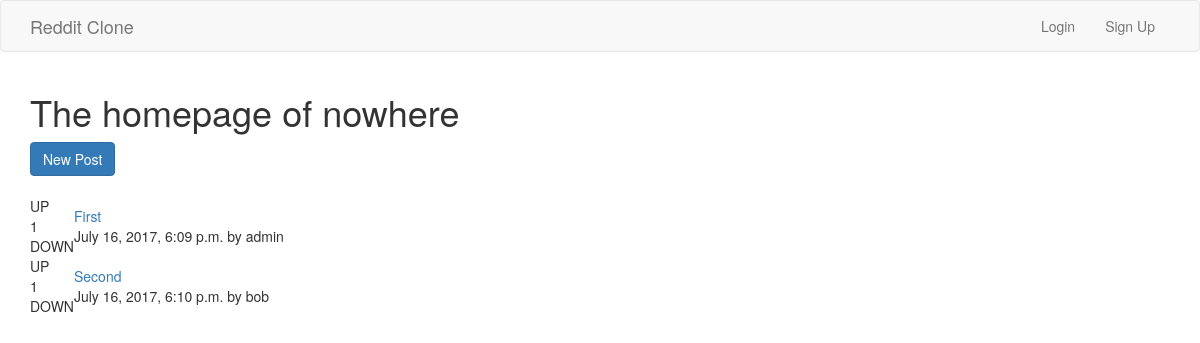
The app's page /, older data.
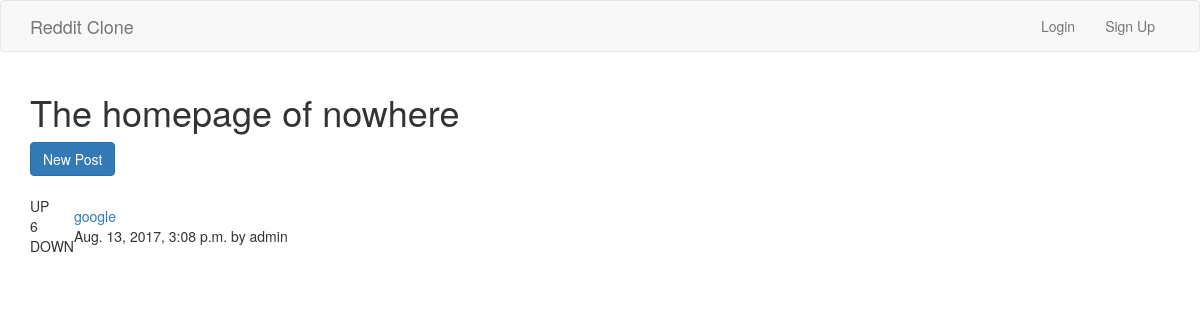
The same page, newer data.
### posts/models.py (models this page shows, shortened)
class Post(models.Model):
    title = models.CharField(max_length=200)
    url = models.TextField()
    pub_date = models.DateTimeField()
    author = models.ForeignKey(User)
    votes_total = models.IntegerField(default=1)

### posts/views.py (the view)
# urls.py: url(r'^$', posts.views.home, name="home"),
def home(request):
    posts = Post.objects.order_by('-votes_total')
    return render(request, 'posts/home.html', {'posts':posts})

### posts/templates/posts/home.html (shortened to what this page needs)
{% extends 'posts/base.html' %}
{% block content %}
<h1>The homepage of nowhere</h1>
<a class="btn btn-primary" href="{% url 'posts:create' %}" >New Post</a>
<br/>
<br/>
{% for post in posts.all %}
  <table>
    <tr>
      <td>UP<br/> {{post.votes_total}}<br/>DOWN</td>
      <td><a href="{{post.url}}">{{post.title}}</a><br/>{{post.pub_date}} by {{post.author.username}}<br/></td>
    </tr>
  </table>
{% endfor %}
{% endblock %}

### posts/templates/posts/base.html (shortened to what this page needs)
<!DOCTYPE html>
<html lang="en">
<head>
<link rel="stylesheet" href="https://maxcdn.bootstrapcdn.com/bootstrap/3.3.7/css/bootstrap.min.css">
</head>
<body>
  <nav class="navbar navbar-default">
    <div class="container">
      <div class="navbar-header">
        <a class="navbar-brand" href="{% url 'home'%}">Reddit Clone
        </a>
      </div>
      <div class="collapse navbar-collapse" id="mynav">
        <ul class="nav navbar-nav navbar-right">
          {% if user.is_authenticated %}
          <li><a href="#" onclick="document.getElementById('logout').submit()">Logout</a></li>
          <form id="logout" method="POST" action="{% url 'accounts:logout' %}">
            {% csrf_token %}
            <input type="hidden">
          </form>
          {% else %}
          <li><a href="{% url 'accounts:login'%}">Login</a></li>
          <li><a href="{% url 'accounts:signup'%}">Sign Up</a></li>
          {% endif %}
        </ul>
      </div>
    </div>
  </nav>
  <div class="container">
{% block content %}
{% endblock %}
</div>
</body>
</html>

Row changes from the older to the newer data that the page shows:
removed Post: votes_total "1", title "First", pub_date "July 16, 2017, 6:09 p.m.", author.username "admin"
removed Post: votes_total "1", title "Second", pub_date "July 16, 2017, 6:10 p.m.", author.username "bob"
added Post: votes_total "6", title "google", pub_date "Aug. 13, 2017, 3:08 p.m.", author.username "admin"
